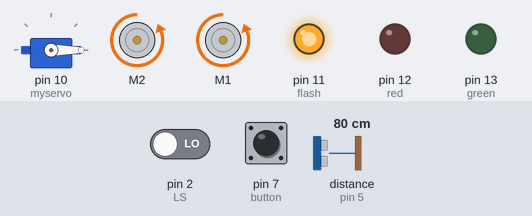
Simulated run of this sketch. Board: Arduino Uno, built with avr-gcc and run on an emulated ATmega328P. Parts: servo, 2 × DC motor (green arrow = forward, orange = backward, longer = faster), output pins drawn as LEDs (lit = HIGH). Wiring (inferred from the names in the program): ultrasonic range finder: trigger pin 6; echo pin 5. The inputs (shaded band) are chosen by the test bench; at power-on: pin 2 (LS) LOW, pin 7 (button) HIGH, distance to the obstacle (sensor on pin 5) 80 cm. The echo pulse lasts 58.3 µs per cm; pins used as bus, display or sensor lines are not drawn; what the sketch prints to the serial monitor is not drawn.

Above: at 0.1 s.
At 15.8 s:
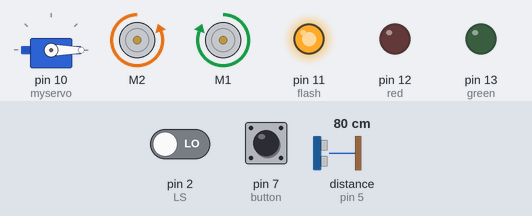
At 22.4 s:
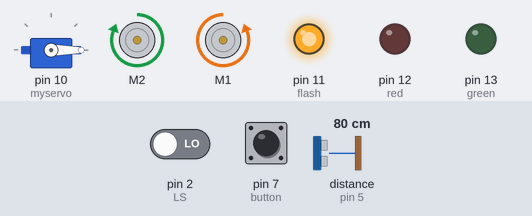
At 29.9 s:
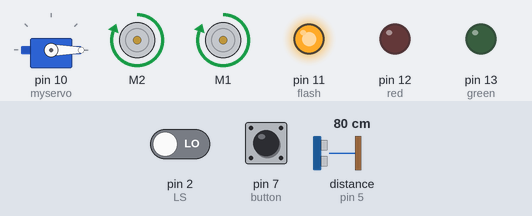
At 33.4 s:
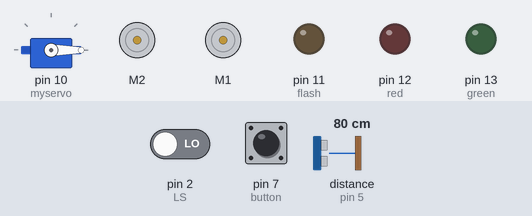
Timing chart, 0 to 34.9 s (numbered marks = the images above):
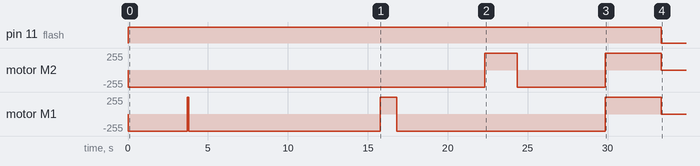

The sketch:

main_navigation.ino
```cpp
#include <Servo.h>
#include <Adafruit_MotorShield.h>

// ------------------ VARIABLE DEFINITIONS ------------------

// Define all pins
#define HS A0      // hall sensor
#define RS 1      // right sensor
#define LS 2      // left sensor
#define echoPin 5
#define trigPin 6
#define button 7
#define echoPin2 8
#define trigPin2 9

// Define pins for LED lights
int red = 12;
int green = 13;
int flash = 11;

// Variables required for button to start running program
int trigger = 0;
bool start = false;
int button_counter = 0;

// Connect motors to according ports
Adafruit_MotorShield AFMS = Adafruit_MotorShield();
Adafruit_DCMotor *myMotor_right = AFMS.getMotor(2);
Adafruit_DCMotor *myMotor_left = AFMS.getMotor(1); // warning this motor is reversed
int motor_speed = 255;   // Set the speed to start, from 0 (off) to 255 (max speed)

// Define threshold variables
int distance_threshold = 5;
double hall_threshold = 1.0;
int tunnel_distance;
int tunnel_threshold = 10;

// Define coefficients
double duration_to_distance = 0.034 / 2;
double hs_to_voltage = 5.0 / 1023.0;

// Define time variables
int illuminate_time = 6000;
int initial_movement_time = 3700;
int right_angle_time = 1020;
int waiting_time = 5*60*1000;
int back_to_initial_time = 3500;
int greenregion_forward_time = 5500;
int redregion_forward_time = 9000;
int nudge_time = 80;
int forward_aft_tunnel_time = 12000;
int small_wait_time = 1000;

// Define other boolean variables
bool hold_block = false;
bool magnetic = false;
bool nudge = true;

// Ultrasonic sensor variables
long duration; // variable for the duration of sound wave travel
int distance; // variable for the distance measurement
long duration2; // variable for the duration of sound wave travel (ultrasonic on the side)
int distance2; // variable for the distance measurement (ultrasonic on the side)

// Servo motor initialisation
Servo myservo;
int servo_initial = -180;
int servo_collect = 110;


void setup() {
  // Define the ports used as inputs and outputs
  pinMode(LS, INPUT);
  pinMode(RS, INPUT);
  pinMode(trigPin, OUTPUT); // Sets the trigPin as an OUTPUT
  pinMode(echoPin, INPUT); // Sets the echoPin as an INPUT
  pinMode(trigPin2, OUTPUT); // Sets the trigPin as an OUTPUT
  pinMode(echoPin2, INPUT); // Sets the echoPin as an INPUT
  pinMode(red, OUTPUT);
  pinMode(green, OUTPUT);
  pinMode(flash, OUTPUT);
  myservo.attach(10);
  pinMode(button, INPUT);


  Serial.begin(9600);           // set up Serial library at 9600 bps
  Serial.println("Adafruit Motorshield v2 - DC Motor");

  if (!AFMS.begin()) {         // create with the default frequency 1.6KHz (change argument for different frequency)
    Serial.println("Could not find Motor Shield. Check wiring.");
    while (1);
  }
  Serial.println("Motor Shield found.");

  // Set the speed of robot
  myMotor_right->setSpeed(motor_speed);
  myMotor_left->setSpeed(motor_speed);
  wait(); // turn on motor but don't move
  myservo.write(servo_initial); // get servo to appropriate position before running main loop
}

void loop() {
  // Put your main code here, to run repeatedly:

  // ------------------ INITIAL MOVEMENT CODE ------------------
  trigger = digitalRead(button);

  if (trigger == 0 && !(start)) {
    start = false;
  }

  // Only start the program when button is pressed
  else {
    start = true;
    button_counter ++;
  }

  if (start == true){
    digitalWrite(flash, HIGH);

    // If button is clicked, start code with initial, hard coded forward movement
    if (button_counter == 1) {
      forward();
      delay(initial_movement_time);
    }

  // ------------------ LINE FOLLOWING CODE ------------------
  // Move forward
    if(digitalRead(LS) && digitalRead(RS)) {
      forward();
    }

  // Turn right
    else if ((digitalRead(LS)) && !(digitalRead(RS))) {
      right();
    }

  // Turn left
    else if (!(digitalRead(LS)) && (digitalRead(RS))) {
      left();
    }

    else if (!(digitalRead(LS)) && !(digitalRead(RS))) {
      forward();
    }


  // ------------------ ULTRASONIC 1 CODE ------------------
    // Clears the trigPin condition
    digitalWrite(trigPin, LOW);
    delayMicroseconds(2);
    // Sets the trigPin HIGH (ACTIVE) for 10 microseconds
    digitalWrite(trigPin, HIGH);
    delayMicroseconds(10);
    digitalWrite(trigPin, LOW);
    // Reads the echoPin, returns the sound wave travel time in microseconds
    duration = pulseIn(echoPin, HIGH);
    // Calculating the distance in centimeter
    distance = duration * duration_to_distance; // Speed of sound wave divided by 2 (go and back)


  // ------------------ BLOCK COLLECTION CODE ------------------
    if ((distance < distance_threshold) && !(hold_block)) {
      digitalWrite(flash, LOW);
      wait();
      int hall_sensor = analogRead(HS);
      // Convert the analog reading (which goes from 0 - 1023) to a voltage (0 - 5V):
      float voltage = hall_sensor * hs_to_voltage;
      Serial.println(voltage);

      // When block is magnetic, wait 6s and then red LED will turn on
      if ((hall_sensor) > hall_threshold){
        magnetic = true;
        digitalWrite(red, HIGH);
        delay(illuminate_time);
        digitalWrite(red, LOW);
      }

      // When block isn't magnetic, wait 6s and then green LED will turn on
      else {
        magnetic = false;
        digitalWrite(green, HIGH);
        delay(illuminate_time);
        digitalWrite(green, LOW);
      }

      // Activate servo to collect block
      myservo.write(servo_collect);
      delay(small_wait_time);

      hold_block = true;
      forward();
      delay(small_wait_time);
    }

  // ------------------ ULTRASONIC 2 CODE ------------------
    // When holding block, use second ultrasonic sensor on the side to detect whether the robot is in the tunnel or not

    if (hold_block) {
    digitalWrite(trigPin2, LOW);
    delayMicroseconds(2);
    // Sets the trigPin HIGH (ACTIVE) for 10 microseconds
    digitalWrite(trigPin2, HIGH);
    delayMicroseconds(10);
    digitalWrite(trigPin2, LOW);
    // Reads the echoPin, returns the sound wave travel time in microseconds
    duration2 = pulseIn(echoPin2, HIGH);
    // Calculating the distance in centimeter
    distance2 = duration2 * duration_to_distance; // Speed of sound wave divided by 2 (go and back)
    Serial.println("cm");
    tunnel_distance = distance2;
    }

  // ------------------ TUNNEL CODE ------------------
    if ((tunnel_distance < tunnel_threshold) && nudge) {
      left();
      delay(nudge_time);
      forward();
      nudge = false;
      delay(forward_aft_tunnel_time);
      block_drop(magnetic);
    }
  }
}

// ---------------------- MOVEMENT FUNCTION DEFINITIONS ----------------------

void wait() {
  myMotor_right->run(RELEASE);
  myMotor_left->run(RELEASE); }

void forward () {
  myMotor_right->run(BACKWARD);
  myMotor_left->run(BACKWARD); }

void left() {
  myMotor_right->run(BACKWARD);
  myMotor_left->run(FORWARD); }

void right() {
  myMotor_right->run(FORWARD);
  myMotor_left->run(BACKWARD); }

void backward() {
  myMotor_right->run(FORWARD);
  myMotor_left->run(FORWARD);
}

void block_drop(bool magnetic) {
    // if block is magnetic, drop it in red region
    // if block isn't magnetic, drop it in green region

  left();
  delay(right_angle_time);
  if (magnetic == true) {
    // Get inside red region
    forward();
    delay(redregion_forward_time);
  }

  else {
    // Get to other side of block then get inside green region
    forward();
    delay(greenregion_forward_time);
    right();
    delay(2*right_angle_time);
    forward();
    delay(greenregion_forward_time);
  }
  // drop block
  myservo.write(servo_initial);
  hold_block = false;

    // Get back to initial region
  backward();
  delay(back_to_initial_time);

  // Reset robot
  wait();
  start = false;
  digitalWrite(flash, LOW);
  delay(waiting_time);

}
```

Measured:
- by itself, pin 11 (flash): LOW → HIGH at 0.00 s, → LOW 33.3 s later
- by itself, motor M2: stopped → backward 255/255 at 0.00 s, → forward 255/255 22.3 s later, → backward 255/255 2.0 s later, → forward 255/255 5.5 s later, … (5 changes in this stretch)
